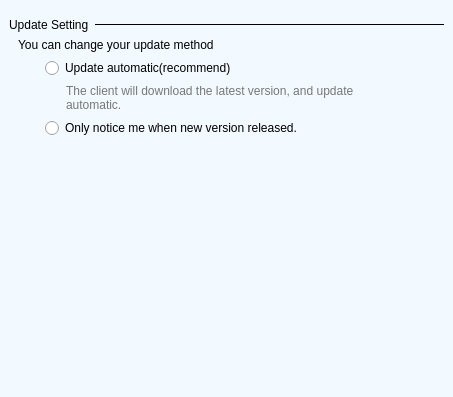
<?xml version="1.0" encoding="UTF-8"?>
<ui version="4.0">
 <class>ns::SettingsUpdatePage</class>
 <widget class="QWidget" name="ns::SettingsUpdatePage">
  <property name="geometry">
   <rect>
    <x>0</x>
    <y>0</y>
    <width>453</width>
    <height>397</height>
   </rect>
  </property>
  <property name="minimumSize">
   <size>
    <width>0</width>
    <height>0</height>
   </size>
  </property>
  <property name="maximumSize">
   <size>
    <width>16777215</width>
    <height>16777215</height>
   </size>
  </property>
  <property name="windowTitle">
   <string>Update</string>
  </property>
  <property name="windowIcon">
   <iconset resource="../translator.qrc">
    <normaloff>:/images/ui/act_update.png</normaloff>:/images/ui/act_update.png</iconset>
  </property>
  <property name="styleSheet">
   <string notr="true">* {
	font-family: Verdana, &quot;宋体&quot;, Arial, Sans-serif, Segoe UI, Tahoma;
}

#widget {
	background: #F2F9FF;
}

#frameUpdateLine {
	background: qlineargradient(x1: 0, y1: 0, x2: 1, y2: 0,stop: 0 #80ACCF, stop: 1.0 #F2F9FF);
}

#labelAutomateDescription {
	padding: 0 0 0 18px;
	color: #777777;
}</string>
  </property>
  <layout class="QVBoxLayout" name="verticalLayout">
   <property name="spacing">
    <number>0</number>
   </property>
   <property name="margin">
    <number>0</number>
   </property>
   <item>
    <widget class="QWidget" name="widget" native="true">
     <layout class="QVBoxLayout" name="verticalLayout_5">
      <property name="topMargin">
       <number>18</number>
      </property>
      <item>
       <layout class="QHBoxLayout" name="horizontalLayout" stretch="0,1">
        <item>
         <widget class="QLabel" name="labelUpdateDescription">
          <property name="text">
           <string>Update Setting</string>
          </property>
         </widget>
        </item>
        <item>
         <widget class="QFrame" name="frameUpdateLine">
          <property name="minimumSize">
           <size>
            <width>0</width>
            <height>1</height>
           </size>
          </property>
          <property name="maximumSize">
           <size>
            <width>16777215</width>
            <height>1</height>
           </size>
          </property>
          <property name="frameShape">
           <enum>QFrame::StyledPanel</enum>
          </property>
          <property name="frameShadow">
           <enum>QFrame::Raised</enum>
          </property>
         </widget>
        </item>
       </layout>
      </item>
      <item>
       <layout class="QVBoxLayout" name="verticalLayout_4">
        <property name="leftMargin">
         <number>9</number>
        </property>
        <property name="rightMargin">
         <number>9</number>
        </property>
        <item>
         <widget class="QLabel" name="labelUpdateTitle">
          <property name="text">
           <string>You can change your update method</string>
          </property>
         </widget>
        </item>
        <item>
         <layout class="QVBoxLayout" name="verticalLayout_3">
          <property name="leftMargin">
           <number>27</number>
          </property>
          <property name="rightMargin">
           <number>27</number>
          </property>
          <item>
           <layout class="QVBoxLayout" name="verticalLayout_2">
            <item>
             <widget class="QRadioButton" name="radioButtonAutomate">
              <property name="text">
               <string>Update automatic(recommend)</string>
              </property>
             </widget>
            </item>
            <item>
             <widget class="QLabel" name="labelAutomateDescription">
              <property name="text">
               <string>The client will download the latest version, and update automatic.</string>
              </property>
              <property name="wordWrap">
               <bool>true</bool>
              </property>
             </widget>
            </item>
           </layout>
          </item>
          <item>
           <widget class="QRadioButton" name="radioButtonNoticeMe">
            <property name="text">
             <string>Only notice me when new version released.</string>
            </property>
           </widget>
          </item>
         </layout>
        </item>
       </layout>
      </item>
      <item>
       <spacer name="verticalSpacer">
        <property name="orientation">
         <enum>Qt::Vertical</enum>
        </property>
        <property name="sizeHint" stdset="0">
         <size>
          <width>20</width>
          <height>328</height>
         </size>
        </property>
       </spacer>
      </item>
     </layout>
    </widget>
   </item>
  </layout>
 </widget>
 <resources>
  <include location="../translator.qrc"/>
 </resources>
 <connections/>
</ui>
